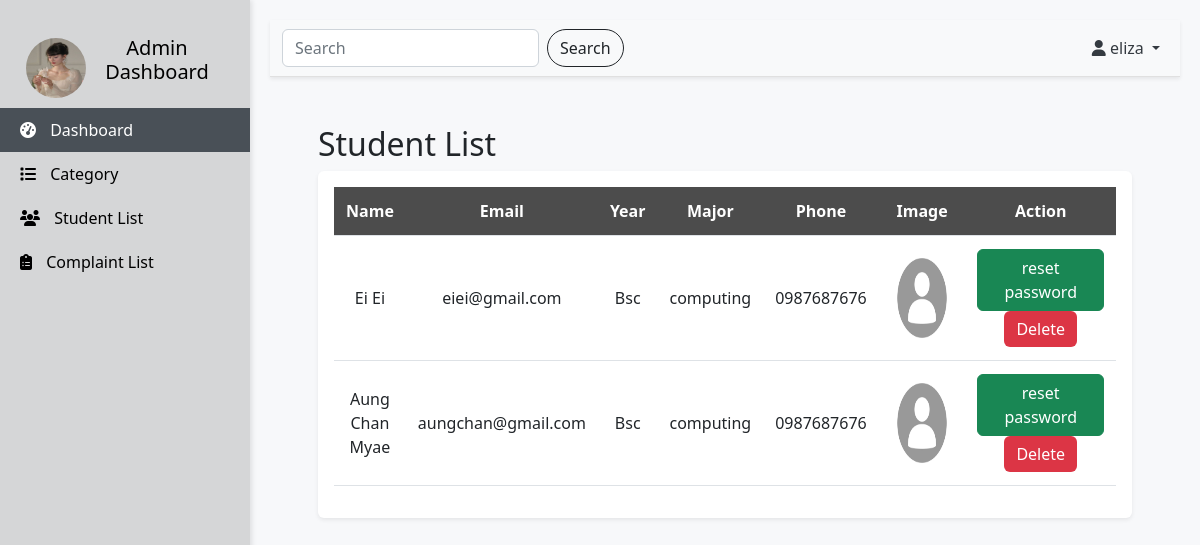
Page /viewStudent (signed in) on the earlier database version.
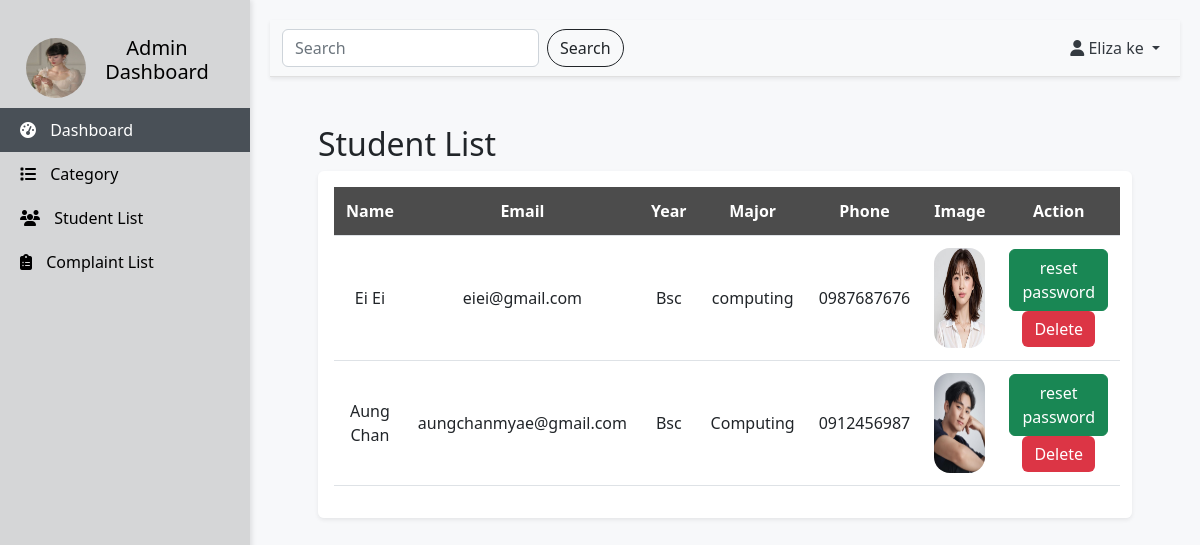
Same page on the later database version.
### website/models.py (models this page shows)
class Student(db.Model):
    id = db.Column(db.Integer, primary_key=True)
    student_name = db.Column(db.String(255), nullable=False)
    student_email = db.Column(db.String(255), nullable=False)
    student_password = db.Column(db.String(255), nullable=False)
    student_image = db.Column(db.String(255), nullable=False)
    student_year = db.Column(db.String(255), nullable=False)
    student_major = db.Column(db.String(255), nullable=False)
    student_phone = db.Column(db.String(255), nullable=False)
    complaints = db.relationship('Complaints')

### app.py (the view)
@app.route('/viewStudent', methods=['GET', 'POST'])
def viewStudent():
    if 'admin_id' not in session:
        return redirect(url_for('SignIn'))
    else:
        return viewstudent()

### website/adminfeatures.py (called while the page is built)
def viewstudent():
    students = Student.query.all()
    return render_template("adminstudent.html", students=students)

### website/templates/adminstudent.html (shortened to what this page needs)
{% extends "adminlayout.html" %} {% block title %}Student Page{% endblock%}
{% block content %}
<h2 class="mt-4">Student List</h2>
<div class="shadow-sm p-3 mb-5 rounded table-responsive">
  <table class="table align-middle">
      <thead>
          <tr>
            <th>Name</th>
            <th>Email</th>
            <th>Year</th>
            <th>Major</th>
            <th>Phone</th>
            <th>Image</th>
            <th>Action</th>
          </tr>
      </thead>
      <tbody>
        <tr>
          {% for student in students: %}
          <tr>
            <td>{{ student.student_name}}</td>
            <td>{{ student.student_email}}</td>
            <td>{{ student.student_year}}</td>
            <td>{{ student.student_major}}</td>
            <td>{{ student.student_phone}}</td>
            <td>
              <img class="img-fluid rounded-4" style="width:100px; height:100px;" src="{{ url_for('static', filename='images/' + student.student_image) }}" alt="user photo">
            </td>
            <td>
              <a class="btn btn-success" data-id-value="{{ student.id }}">
                reset password
              </a>
              <a class="btn btn-danger" onclick="deleteStudent({{ student.id }})">Delete</a>
            </td>
          </tr>
          {% endfor %}
        </tr>
      </tbody>
  </table>
</div>
{% endblock %}

### website/templates/adminlayout.html (shortened to what this page needs)
<!DOCTYPE html>
<html lang="en">
<head>
    <link rel="stylesheet" href="https://cdn.jsdelivr.net/npm/bootstrap@5.2.3/dist/css/bootstrap.min.css">
    <link rel="stylesheet" href="https://cdnjs.cloudflare.com/ajax/libs/font-awesome/6.2.1/css/all.min.css">
    <link rel="stylesheet" href="https://cdn.jsdelivr.net/npm/bootstrap-icons@1.11.3/font/bootstrap-icons.min.css">
    <link rel="stylesheet" href="{{ url_for('static', filename='css/admincss.css') }}">
</head>
<body>
    <div class="d-flex">
        <nav class="sidebar">
            <div class="text-center py-3 px-4">
                <div class="admin_details">
                    <div class="profile">
                        <img
                        src="{{ url_for('static', filename='images/' + session.get('admin')['admin_profile']) }}"
                        alt="Welcome Image"
                        class="img-fluid rounded-circle" style="width:60px;height:60px;"
                        />
                    </div>
                    <h5 style="color: #000000;">Admin Dashboard</h5>
                </div>
            </div>
            <ul class="nav flex-column">
                <li class="nav-item active">
                    <a href="#" class="nav-link"><i class="fas fa-tachometer-alt"></i> Dashboard</a>
                </li>
                <li class="nav-item">
                    <a href="#studentsSubmenu" data-bs-toggle="collapse" class="nav-link"><i class="fas fa-list"></i> Category</a>
                </li>
                <li class="nav-item">
                    <a href="/viewStudent" class="nav-link"><i class="fas fa-users"></i> Student List</a>
                </li>
                <li class="nav-item">
                    <a href="/viewComplaints" class="nav-link"><i class="fas fa-clipboard-list"></i> Complaint List</a>
                </li>
            </ul>
        </nav>
        <div class="content">
            <nav class="navbar navbar-expand-lg navbar-light bg-light shadow-sm">
                <div class="container-fluid">
                    <form class="d-flex">
                        <input class="form-control me-2" type="search" placeholder="Search" aria-label="Search">
                        <button class="btn btn-outline-dark btn-rounded" type="submit">Search</button>
                    </form>
                    <div class="collapse navbar-collapse" id="navbarNav">
                        <ul class="navbar-nav ms-auto">
                            <li class="nav-item dropdown">
                                <a class="nav-link dropdown-toggle" href="#" id="navbarDropdown" role="button" data-bs-toggle="dropdown">
                                    <i class="fas fa-user"></i> {{ session.get('admin')['admin_name'] }}
                                </a>
                            </li>
                        </ul>
                    </div>
                </div>
            </nav>
            <div class="m-5">
                {% block content %} {% endblock %}
            </div>
</body>
</html>

### website/static/css/admincss.css (style rules this page uses)
body { background-color: #f7f8fa; }
.sidebar { width: 250px; height: 100vh; position: fixed; background-color: #d5d6d7; color: #fff; padding-top: 20px; box-shadow: 2px 0 5px rgba(0,0,0,0.1); }
.sidebar a { color: #000000; text-decoration: none; display: block; padding: 10px 20px; transition: background-color 0.3s; }
.sidebar a:hover, .sidebar .nav-item.active a { background-color: #495057; color: #fff; }
.sidebar .nav-item i { margin-right: 10px; }
.content { margin-left: 250px; padding: 20px; background-color: #f7f8fa; min-height: 100vh; width: calc(100% - 250px); }
.navbar { background-color: #fff; border-bottom: 1px solid #e0e0e0; box-shadow: 0 2px 4px rgba(0,0,0,0.1); }
.navbar .nav-link { color: #343a40; }
.table thead th { background-color: #4c4c4c; color: #fff; text-align: center; }
.btn-danger { background-color: #dc3545; border: none; }
.btn-rounded { border-radius: 50px; }
.table-responsive { background-color: #fff; padding: 10px; border-radius: 10px; box-shadow: 0 2px 4px rgba(0,0,0,0.1); }
.table th, .table td { padding: 0.75rem; text-align: center; vertical-align: middle; }
.table td:first-child, .table th:first-child { width: 5%; }
.admin_details { color: rgb(255, 255, 255); display: block; }
.profile { float: left; margin: 2px; }

Differences in the rows shown:
changed Student "Ei Ei": student_image: picture added in place of a placeholder
changed Student: student_name "Aung Chan Myae" → "Aung Chan"; student_email "aungchan@gmail.com" → "aungchanmyae@gmail.com"; student_major "computing" → "Computing"; student_phone "0987687676" → "0912456987"; student_image: picture added in place of a placeholder
Other differences:
{{ session.get('admin')['admin_name'] }}: "eliza" → "Eliza ke"
